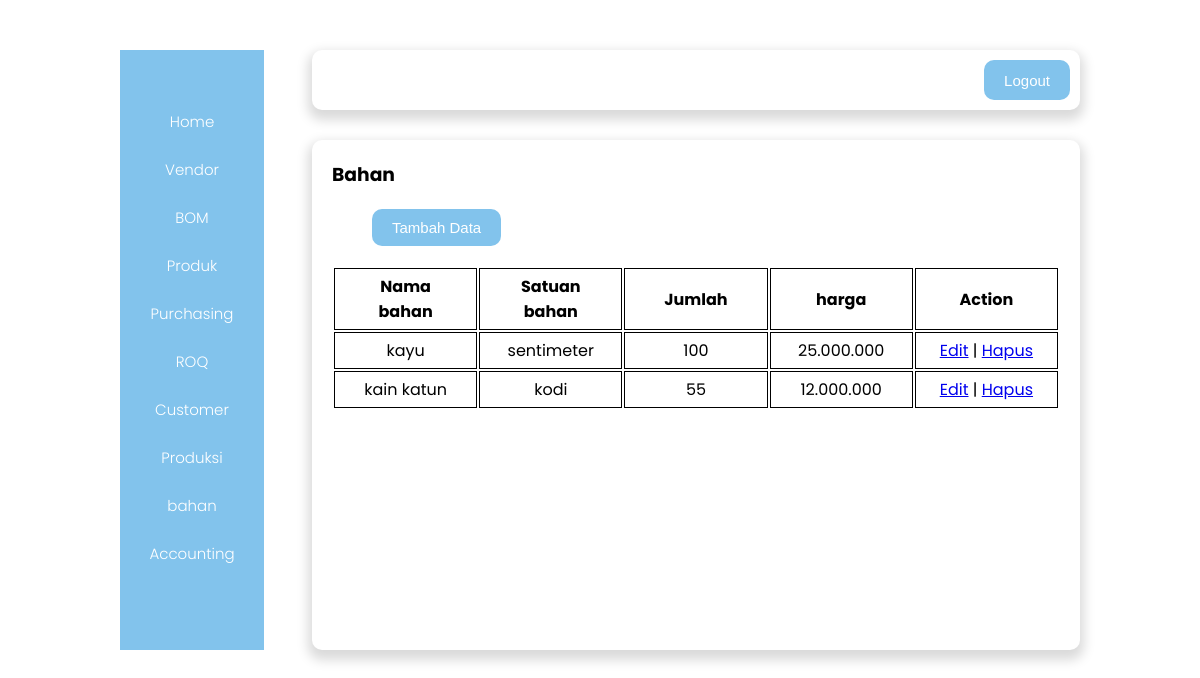
Page /bahan/bahan.php on the committed database.
### tables this page shows
CREATE TABLE `tb_bahan` (
  `id` int(7) NOT NULL,
  `nama_bahan` varchar(25) NOT NULL,
  `satuan_bahan` varchar(10) NOT NULL,
  `jumlah` varchar(25) NOT NULL,
  `harga` varchar(25) NOT NULL
);

### bahan/bahan.php (the view, shortened to what this page needs)
<!DOCTYPE html>
<html lang="en">
<head>
    <link rel="stylesheet" href="../css/admin.css?v=<?php echo time (); ?>" />
</head>
<body>
    <div class="container">
        <div class="sidebar">
            <a href="../admin.php">Home</a>
            <a href="../Vendor/Vendor.php">Vendor</a>
            <a href="../BOM/BOM.php">BOM</a>
            <a href="../Produk/produk.php">Produk</a>
            <a href="../Purchasing/Purchasing.php">Purchasing</a>
            <a href="../ROQ/ROQ.php">ROQ</a>
            <a href="../Customer/Customer.php">Customer</a>
            <a href="../Produksi/Produksi.php">Produksi</a>
            <a href="bahan.php">bahan</a>
            <a href="../accounting/accounting.php">Accounting</a>
        </div>
        <div class="right_content">
            <div class="navbar">
                <img src="../assets/logo.png" alt="" />
                <button class="btn">
                    <a href="../logout.php">Logout</a>
                </button>
            </div>
            <div class="content">
                <h3>Bahan</h3>
                <button type="button" class="btn btn-tambah">
                    <a href="bahan-entry.html">Tambah Data</a>
                </button>
                <table class="table-data">
                    <thead>
                        <tr>
                            <th style="width: 20%">Nama bahan</th>
                            <th style="width: 20%">Satuan bahan</th>
                            <th style="width: 20%">Jumlah</th>
                            <th style="width: 20%">harga</th>
                            <th style="width: 20%">Action</th>
                        </tr>
                    </thead>
                    <tbody>
                        <?php
                        include '../koneksi.php';
                        $sql = "SELECT * FROM tb_bahan";
                        $result = mysqli_query($koneksi, $sql);
                        while ($data = mysqli_fetch_assoc($result)) {
                            echo "
                            <tr>
                                <td>$data[nama_bahan]</td>
                                <td>$data[satuan_bahan]</td>
                                <td>$data[jumlah]</td>
                                <td>$data[harga]</td>
                                <td><a href=bahan-edit.php?id=$data[id]>Edit</a> |
                                <a href=bahan-hapus.php?id=$data[id]>Hapus</a></td>
                            </tr>
                            ";
                        }
                        ?>
                    </tbody>
                </table>
            </div>
        </div>
    </div>
</body>
</html>

### css/admin.css (style rules this page uses)
* { margin: 0; padding: 0; box-sizing: border-box; }
body { font-family: "Poppins", sans-serif; }
.container { display: flex; width: 80%; height: 600px; margin: 50px auto; justify-content: space-between; }
.sidebar { display: flex; flex-direction: column; justify-content: center; align-items: center; flex-basis: 15%; background-color: #82C3EC; }
.sidebar a { text-decoration: none; color: white; margin-bottom: 25px; font-size: 15px; font-weight: 300; }
.right_content { flex-basis: 80%; align-items: center; }
.navbar { display: flex; justify-content: space-between; height: 10%; background-color: white; box-shadow: 0 6px 12px 4px rgba(0, 0, 0, 0.15); border-radius: 10px; padding: 10px; margin-bottom: 30px; }
.btn { background-color: #82C3EC; border: none; padding: 10px 20px; border-radius: 10px; font-size: 15px; cursor: pointer; color: white; }
.btn a { text-decoration: none; color: white; }
.btn-tambah { margin: 20px 0 0 40px; }
.content { background-color: white; box-shadow: 0 6px 12px 4px rgba(0, 0, 0, 0.15); height: 85%; border-radius: 10px; padding: 20px; overflow: auto; }
.table-data { text-align: center; margin: 20px auto; }
th,td { border: 1px solid black; padding: 5px 20px; }

### rows in the picture
tb_bahan: nama_bahan "kayu", satuan_bahan "sentimeter", jumlah "100", harga "25.000.000"
tb_bahan: nama_bahan "kain katun", satuan_bahan "kodi", jumlah "55", harga "12.000.000"
